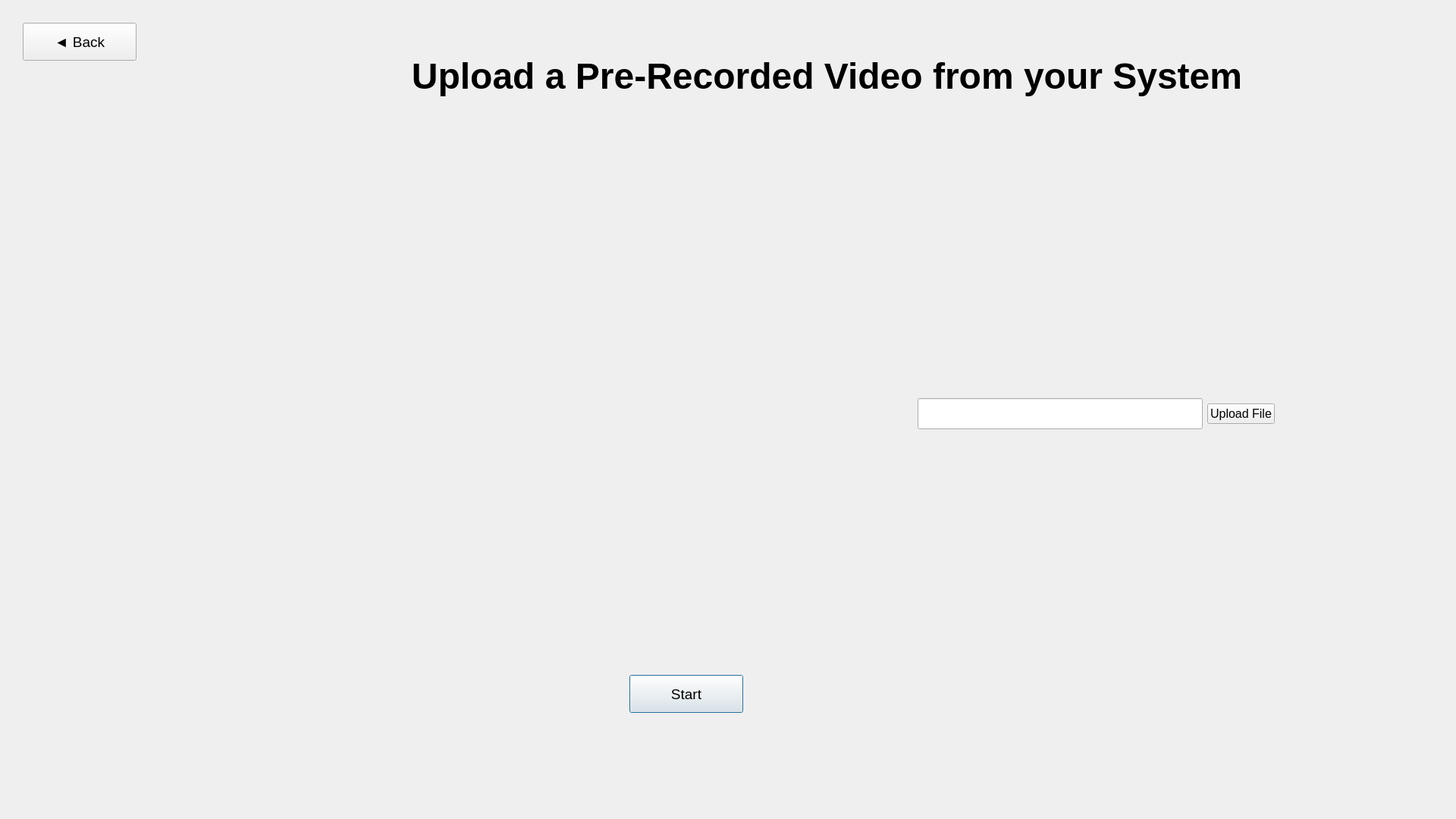
<?xml version="1.0" encoding="UTF-8"?>
<ui version="4.0">
 <class>Dialog</class>
 <widget class="QDialog" name="Dialog">
  <property name="geometry">
   <rect>
    <x>0</x>
    <y>0</y>
    <width>1920</width>
    <height>1080</height>
   </rect>
  </property>
  <property name="windowTitle">
   <string>Dialog</string>
  </property>
  <widget class="QWidget" name="verticalLayoutWidget">
   <property name="geometry">
    <rect>
     <x>280</x>
     <y>40</y>
     <width>1621</width>
     <height>121</height>
    </rect>
   </property>
   <layout class="QVBoxLayout" name="verticalLayout_3">
    <property name="spacing">
     <number>10</number>
    </property>
    <item>
     <widget class="QLabel" name="label">
      <property name="enabled">
       <bool>true</bool>
      </property>
      <property name="font">
       <font>
        <pointsize>36</pointsize>
        <weight>75</weight>
        <bold>true</bold>
       </font>
      </property>
      <property name="autoFillBackground">
       <bool>false</bool>
      </property>
      <property name="text">
       <string>Upload a Pre-Recorded Video from your System</string>
      </property>
      <property name="alignment">
       <set>Qt::AlignCenter</set>
      </property>
     </widget>
    </item>
   </layout>
  </widget>
  <widget class="QLabel" name="recorded_video_screen_photo">
   <property name="geometry">
    <rect>
     <x>10</x>
     <y>310</y>
     <width>921</width>
     <height>521</height>
    </rect>
   </property>
   <property name="sizePolicy">
    <sizepolicy hsizetype="Preferred" vsizetype="Preferred">
     <horstretch>1</horstretch>
     <verstretch>1</verstretch>
    </sizepolicy>
   </property>
   <property name="cursor">
    <cursorShape>ArrowCursor</cursorShape>
   </property>
   <property name="text">
    <string/>
   </property>
   <property name="pixmap">
    <pixmap>../../../../Genshin Impact SS/6.png</pixmap>
   </property>
   <property name="scaledContents">
    <bool>true</bool>
   </property>
   <property name="wordWrap">
    <bool>false</bool>
   </property>
  </widget>
  <widget class="QPushButton" name="startButton">
   <property name="geometry">
    <rect>
     <x>830</x>
     <y>890</y>
     <width>150</width>
     <height>50</height>
    </rect>
   </property>
   <property name="sizePolicy">
    <sizepolicy hsizetype="Minimum" vsizetype="Fixed">
     <horstretch>0</horstretch>
     <verstretch>0</verstretch>
    </sizepolicy>
   </property>
   <property name="font">
    <font>
     <pointsize>14</pointsize>
    </font>
   </property>
   <property name="text">
    <string>Start</string>
   </property>
   <property name="iconSize">
    <size>
     <width>40</width>
     <height>40</height>
    </size>
   </property>
   <property name="default">
    <bool>false</bool>
   </property>
   <property name="flat">
    <bool>false</bool>
   </property>
  </widget>
  <widget class="QWidget" name="horizontalLayoutWidget">
   <property name="geometry">
    <rect>
     <x>1210</x>
     <y>500</y>
     <width>471</width>
     <height>91</height>
    </rect>
   </property>
   <layout class="QHBoxLayout" name="horizontalLayout">
    <property name="topMargin">
     <number>25</number>
    </property>
    <property name="bottomMargin">
     <number>25</number>
    </property>
    <item>
     <widget class="QLineEdit" name="filename">
      <property name="enabled">
       <bool>true</bool>
      </property>
      <property name="sizePolicy">
       <sizepolicy hsizetype="Expanding" vsizetype="Expanding">
        <horstretch>0</horstretch>
        <verstretch>0</verstretch>
       </sizepolicy>
      </property>
      <property name="autoFillBackground">
       <bool>false</bool>
      </property>
      <property name="readOnly">
       <bool>true</bool>
      </property>
     </widget>
    </item>
    <item>
     <widget class="QPushButton" name="upload">
      <property name="font">
       <font>
        <pointsize>12</pointsize>
       </font>
      </property>
      <property name="text">
       <string>Upload File</string>
      </property>
     </widget>
    </item>
   </layout>
  </widget>
  <widget class="QPushButton" name="backButton">
   <property name="geometry">
    <rect>
     <x>30</x>
     <y>30</y>
     <width>150</width>
     <height>50</height>
    </rect>
   </property>
   <property name="font">
    <font>
     <pointsize>14</pointsize>
    </font>
   </property>
   <property name="text">
    <string>◄ Back</string>
   </property>
  </widget>
 </widget>
 <resources/>
 <connections/>
</ui>
